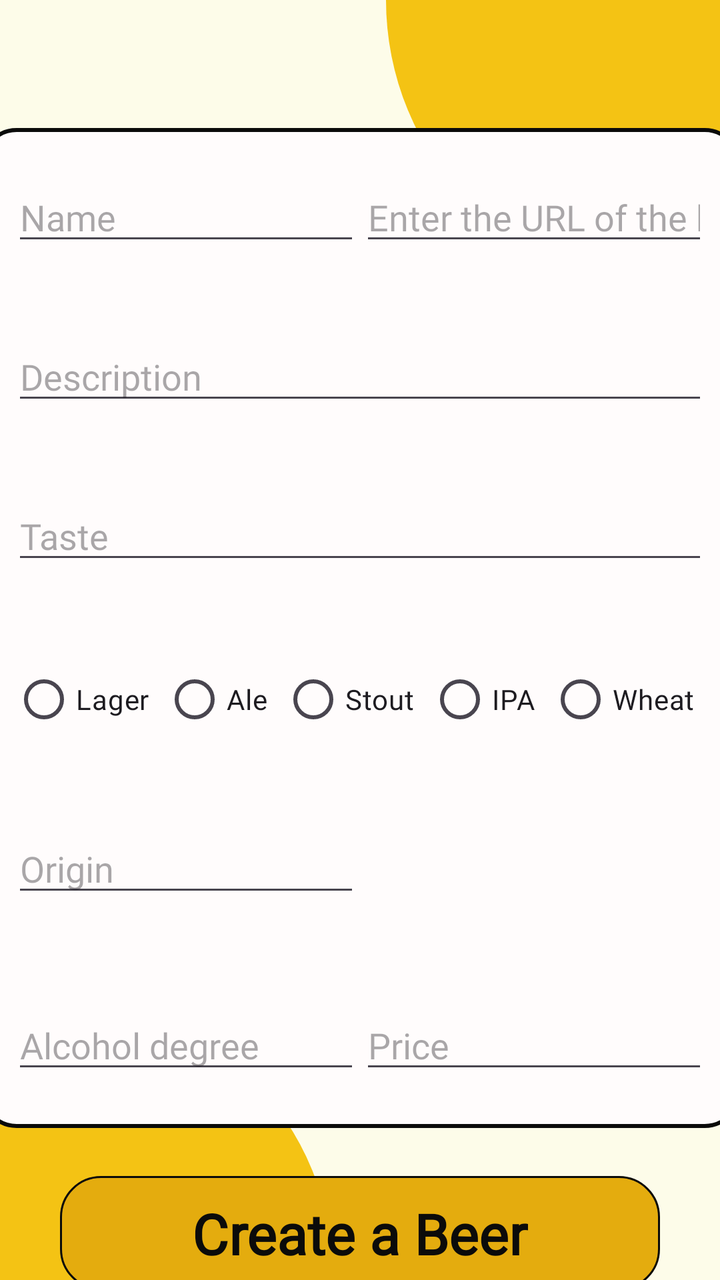
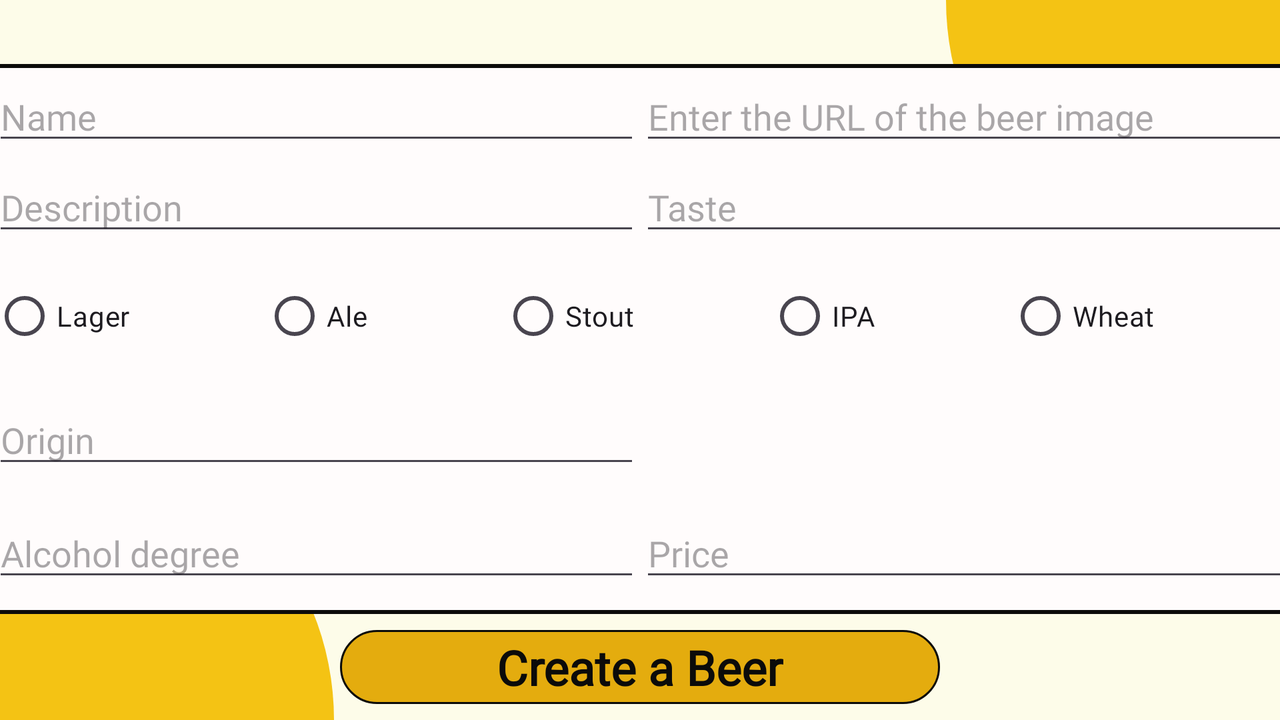

Two renders of one Android screen. The first uses the default layout on a phone; the second uses the alternative layout the repository ships for a different screen configuration, on a matching device. The two XML files are below.
<!-- AndroidManifest.xml: application theme Theme.BeerApp -->
<!-- res/layout/create_beer_item.xml -->
<?xml version="1.0" encoding="utf-8"?>


<androidx.constraintlayout.widget.ConstraintLayout xmlns:android="http://schemas.android.com/apk/res/android"
    xmlns:app="http://schemas.android.com/apk/res-auto"
    android:id="@+id/create_beer_item_layout"
    android:layout_width="match_parent"
    android:layout_height="match_parent"
    android:background="@color/background_layout">

    <ImageView
        android:id="@+id/right_corner"
        android:layout_width="167dp"
        android:layout_height="144dp"
        android:background="@drawable/right_ellipse"
        android:importantForAccessibility="no"
        app:layout_constraintEnd_toEndOf="parent"
        app:layout_constraintTop_toTopOf="parent" />

    <ImageView
        android:id="@+id/left_corner"
        android:layout_width="167dp"
        android:layout_height="144dp"
        android:background="@drawable/left_ellipse"
        android:importantForAccessibility="no"
        app:layout_constraintBottom_toBottomOf="parent"
        app:layout_constraintStart_toStartOf="parent" />

    <ImageView
        android:id="@+id/form_zone"
        android:layout_width="380dp"
        android:layout_height="500dp"
        android:layout_marginTop="64dp"
        android:background="@drawable/zone_shape"
        android:clickable="false"
        android:importantForAccessibility="no"
        app:layout_constraintEnd_toEndOf="parent"
        app:layout_constraintStart_toStartOf="parent"
        app:layout_constraintTop_toTopOf="parent" />

    <LinearLayout
        android:id="@+id/name_icon_input_zone"
        android:layout_width="0dp"
        android:layout_height="wrap_content"
        android:layout_marginStart="16dp"
        android:layout_marginTop="16dp"
        android:layout_marginEnd="16dp"
        android:layout_marginBottom="16dp"
        android:orientation="horizontal"
        app:layout_constraintBottom_toTopOf="@id/description_input"
        app:layout_constraintEnd_toEndOf="@id/form_zone"
        app:layout_constraintStart_toStartOf="@id/form_zone"
        app:layout_constraintTop_toTopOf="@id/form_zone">

        <EditText
            android:id="@+id/name_input"
            android:layout_width="0dp"
            android:layout_height="wrap_content"
            android:layout_weight="1"
            android:hint="@string/hint_name_beer"
            android:importantForAutofill="no"
            android:inputType="textPersonName" />

        <EditText
            android:id="@+id/editTextImageUrl"
            android:layout_width="0dp"
            android:layout_height="wrap_content"
            android:layout_weight="1"
            android:hint="@string/hint_url_beer"
            android:importantForAutofill="no"
            android:inputType="textUri" />
    </LinearLayout>

    <EditText
        android:id="@+id/description_input"
        android:layout_width="0dp"
        android:layout_height="wrap_content"
        android:layout_marginStart="16dp"
        android:layout_marginTop="16dp"
        android:layout_marginEnd="16dp"
        android:layout_marginBottom="16dp"
        android:hint="@string/hint_description_beer"
        android:importantForAutofill="no"
        android:inputType="textLongMessage"
        app:layout_constraintBottom_toTopOf="@id/taste_input"
        app:layout_constraintEnd_toEndOf="@id/form_zone"
        app:layout_constraintStart_toStartOf="@id/form_zone"
        app:layout_constraintTop_toBottomOf="@id/name_icon_input_zone" />

    <EditText
        android:id="@+id/taste_input"
        android:layout_width="0dp"
        android:layout_height="wrap_content"
        android:layout_marginStart="16dp"
        android:layout_marginTop="16dp"
        android:layout_marginEnd="16dp"
        android:layout_marginBottom="16dp"
        android:hint="@string/hint_taste_beer"
        android:importantForAutofill="no"
        android:inputType="textLongMessage"
        app:layout_constraintBottom_toTopOf="@id/type_input_zone"
        app:layout_constraintEnd_toEndOf="@id/form_zone"
        app:layout_constraintStart_toStartOf="@id/form_zone"
        app:layout_constraintTop_toBottomOf="@id/description_input" />

    <LinearLayout
        android:id="@+id/type_input_zone"
        android:layout_width="0dp"
        android:layout_height="wrap_content"
        android:layout_marginStart="16dp"
        android:layout_marginTop="16dp"
        android:layout_marginEnd="16dp"
        android:layout_marginBottom="16dp"
        app:layout_constraintBottom_toTopOf="@id/origin_input_zone"
        app:layout_constraintEnd_toEndOf="@id/form_zone"
        app:layout_constraintStart_toStartOf="@id/form_zone"
        app:layout_constraintTop_toBottomOf="@id/taste_input">

        <RadioGroup
            android:id="@+id/type_input"
            android:layout_width="0dp"
            android:layout_height="wrap_content"
            android:layout_weight="1"
            android:orientation="horizontal">

            <RadioButton
                android:id="@+id/type_input_lager"
                android:layout_width="wrap_content"
                android:layout_height="wrap_content"
                android:layout_weight="1"
                android:text="@string/lager_type" />

            <RadioButton
                android:id="@+id/type_input_ale"
                android:layout_width="wrap_content"
                android:layout_height="wrap_content"
                android:layout_weight="1"
                android:text="@string/ale_type" />

            <RadioButton
                android:id="@+id/type_input_stout"
                android:layout_width="wrap_content"
                android:layout_height="wrap_content"
                android:layout_weight="1"
                android:text="@string/stout_type" />

            <RadioButton
                android:id="@+id/type_input_ipa"
                android:layout_width="wrap_content"
                android:layout_height="wrap_content"
                android:layout_weight="1"
                android:text="@string/ipa_type" />

            <RadioButton
                android:id="@+id/type_input_wheat"
                android:layout_width="wrap_content"
                android:layout_height="wrap_content"
                android:layout_weight="1"
                android:text="@string/wheat_type" />
        </RadioGroup>
    </LinearLayout>

    <LinearLayout
        android:id="@+id/origin_input_zone"
        android:layout_width="0dp"
        android:layout_height="wrap_content"
        android:layout_marginStart="16dp"
        android:layout_marginTop="16dp"
        android:layout_marginEnd="16dp"
        android:layout_marginBottom="16dp"
        android:orientation="horizontal"
        app:layout_constraintBottom_toTopOf="@id/degree_price_input_zone"
        app:layout_constraintEnd_toEndOf="@id/form_zone"
        app:layout_constraintStart_toStartOf="@id/form_zone"
        app:layout_constraintTop_toBottomOf="@id/type_input_zone">

        <EditText
            android:id="@+id/origin_input"
            android:layout_width="0dp"
            android:layout_height="wrap_content"
            android:layout_weight="1"
            android:hint="@string/hint_origin_beer"
            android:importantForAutofill="no"
            android:inputType="text" />

        <ImageView
            android:id="@+id/origin_flag"
            android:layout_width="0dp"
            android:layout_height="50dp"

            android:layout_weight="1"
            android:contentDescription="@string/country_beer_accessibility" />
    </LinearLayout>

    <LinearLayout
        android:id="@+id/degree_price_input_zone"
        android:layout_width="0dp"
        android:layout_height="wrap_content"
        android:layout_marginStart="16dp"
        android:layout_marginTop="16dp"
        android:layout_marginEnd="16dp"
        android:layout_marginBottom="16dp"
        android:orientation="horizontal"
        app:layout_constraintBottom_toBottomOf="@+id/form_zone"
        app:layout_constraintEnd_toEndOf="@id/form_zone"
        app:layout_constraintStart_toStartOf="@id/form_zone"
        app:layout_constraintTop_toBottomOf="@id/origin_input_zone">

        <EditText
            android:id="@+id/alcohol_degree_input"
            android:layout_width="0dp"
            android:layout_height="wrap_content"
            android:layout_weight="1"
            android:hint="@string/hint_alcohol_degree_beer"
            android:importantForAutofill="no"
            android:inputType="numberDecimal" />

        <EditText
            android:id="@+id/price_input"
            android:layout_width="0dp"
            android:layout_height="wrap_content"
            android:layout_weight="1"
            android:hint="@string/hint_price_beer"
            android:importantForAutofill="no"
            android:inputType="numberDecimal" />
    </LinearLayout>

    <ImageButton
        android:id="@+id/button_create_beer"
        android:layout_width="300dp"
        android:layout_height="57dp"
        android:layout_marginTop="24dp"
        android:background="@drawable/rectangle_shape"
        android:contentDescription="@string/button_create_beer_accessibility"
        app:layout_constraintEnd_toEndOf="parent"
        app:layout_constraintStart_toStartOf="parent"
        app:layout_constraintTop_toBottomOf="@+id/form_zone" />

    <TextView
        android:id="@+id/button_create_beer_text"
        android:layout_width="wrap_content"
        android:layout_height="wrap_content"
        android:clickable="false"
        android:text="@string/button_text_create_beer"
        android:textColor="@color/black"
        android:textSize="28sp"
        android:textStyle="bold"
        app:layout_constraintBottom_toBottomOf="@+id/button_create_beer"
        app:layout_constraintEnd_toEndOf="@+id/button_create_beer"
        app:layout_constraintStart_toStartOf="@+id/button_create_beer"
        app:layout_constraintTop_toTopOf="@+id/button_create_beer" />

</androidx.constraintlayout.widget.ConstraintLayout>
<!-- resources referenced by this layout -->
<resources>
  <color name="background_layout">#FFFDFCE9</color>
  <color name="black">#FF0B0B0A</color>
  <!-- drawable left_ellipse (drawable) -->
  <?xml version="1.0" encoding="utf-8"?>
  
  
  <shape xmlns:android="http://schemas.android.com/apk/res/android" android:shape="rectangle">
      <solid android:color="@color/orange" />
      <corners android:topRightRadius="360dp" />
  </shape>
  <!-- drawable rectangle_shape (drawable) -->
  <?xml version="1.0" encoding="utf-8"?>
  
  
  <shape xmlns:android="http://schemas.android.com/apk/res/android" android:shape="rectangle">
      <solid android:color="@color/orange_dark" />
      <stroke android:width="1dp" android:color="@color/black" />
      <corners android:radius="20dp" />
  </shape>
  <!-- drawable right_ellipse (drawable) -->
  <?xml version="1.0" encoding="utf-8"?>
  
  
  <shape xmlns:android="http://schemas.android.com/apk/res/android" android:shape="rectangle">
      <solid android:color="@color/orange" />
      <corners android:bottomLeftRadius="360dp" />
  </shape>
  <!-- drawable zone_shape (drawable) -->
  <?xml version="1.0" encoding="utf-8"?>
  
  
  <shape xmlns:android="http://schemas.android.com/apk/res/android" android:shape="rectangle">
      <solid android:color="@color/white_transparent" />
      <stroke android:width="2dp" android:color="@color/black" />
      <corners android:radius="17dp" />
  </shape>
  <string name="ale_type">Ale</string>
  <string name="button_create_beer_accessibility">Interactive button saying \'Create Beer\' that create a new beer.</string>
  <string name="button_text_create_beer">Create a Beer</string>
  <string name="country_beer_accessibility">Search and display the country flag from the country name.</string>
  <string name="hint_alcohol_degree_beer">Alcohol degree</string>
  <string name="hint_description_beer">Description</string>
  <string name="hint_name_beer">Name</string>
  <string name="hint_origin_beer">Origin</string>
  <string name="hint_price_beer">Price</string>
  <string name="hint_taste_beer">Taste</string>
  <string name="hint_url_beer">Enter the URL of the beer image</string>
  <string name="ipa_type">IPA</string>
  <string name="lager_type">Lager</string>
  <string name="stout_type">Stout</string>
  <string name="wheat_type">Wheat</string>
  <style name="Theme.BeerApp" parent="Base.Theme.BeerApp" />
  <color name="orange">#FFF4C314</color>
  <color name="orange_dark">#FFE4AC0E</color>
  <color name="white_transparent">#FFFFFCFC</color>
  <style name="Base.Theme.BeerApp" parent="Theme.Material3.DayNight.NoActionBar">
          
          
          <item name="android:fontFamily">@font/quicksand_regular</item>
      </style>
</resources>
<!-- res/layout-land/create_beer_item.xml (the repository's variant of the layout above) -->
<!-- drawn on the phone turned sideways -->
<?xml version="1.0" encoding="utf-8"?>
<androidx.constraintlayout.widget.ConstraintLayout xmlns:android="http://schemas.android.com/apk/res/android"
    xmlns:app="http://schemas.android.com/apk/res-auto"
    android:id="@+id/create_beer_item_layout"
    android:layout_width="match_parent"
    android:layout_height="match_parent"
    android:background="@color/background_layout">

    <ImageView
        android:id="@+id/right_corner"
        android:layout_width="167dp"
        android:layout_height="144dp"
        android:background="@drawable/right_ellipse"
        android:importantForAccessibility="no"
        app:layout_constraintEnd_toEndOf="parent"
        app:layout_constraintTop_toTopOf="parent" />

    <ImageView
        android:id="@+id/left_corner"
        android:layout_width="167dp"
        android:layout_height="144dp"
        android:background="@drawable/left_ellipse"
        android:importantForAccessibility="no"
        app:layout_constraintBottom_toBottomOf="parent"
        app:layout_constraintStart_toStartOf="parent" />

    <ImageView
        android:id="@+id/form_zone"
        android:layout_width="680dp"
        android:layout_height="275dp"
        android:layout_marginTop="32dp"
        android:background="@drawable/zone_shape"
        android:clickable="false"
        android:importantForAccessibility="no"
        app:layout_constraintEnd_toEndOf="parent"
        app:layout_constraintStart_toStartOf="parent"
        app:layout_constraintTop_toTopOf="parent" />

    <LinearLayout
        android:id="@+id/name_icon_input_zone"
        android:layout_width="0dp"
        android:layout_height="wrap_content"
        android:layout_marginStart="16dp"
        android:layout_marginTop="4dp"
        android:layout_marginEnd="16dp"
        android:layout_marginBottom="4dp"
        android:orientation="horizontal"
        app:layout_constraintBottom_toTopOf="@id/desciption_taste_input_zone"
        app:layout_constraintEnd_toEndOf="@id/form_zone"
        app:layout_constraintStart_toStartOf="@id/form_zone"
        app:layout_constraintTop_toTopOf="@id/form_zone">

        <EditText
            android:id="@+id/name_input"
            android:layout_width="0dp"
            android:layout_height="wrap_content"
            android:layout_weight="1"
            android:hint="@string/hint_name_beer"
            android:importantForAutofill="no"
            android:inputType="textPersonName" />

        <EditText
            android:id="@+id/editTextImageUrl"
            android:layout_width="0dp"
            android:layout_height="wrap_content"
            android:layout_weight="1"
            android:hint="@string/hint_url_beer"
            android:importantForAutofill="no"
            android:inputType="textUri" />
    </LinearLayout>

    <LinearLayout
        android:id="@+id/desciption_taste_input_zone"
        android:layout_width="0dp"
        android:layout_height="wrap_content"
        android:layout_marginStart="16dp"
        android:layout_marginTop="4dp"
        android:layout_marginEnd="16dp"
        android:layout_marginBottom="4dp"
        android:orientation="horizontal"
        app:layout_constraintEnd_toEndOf="@id/form_zone"
        app:layout_constraintStart_toStartOf="@id/form_zone"
        app:layout_constraintTop_toBottomOf="@id/name_icon_input_zone">

        <EditText
            android:id="@+id/description_input"
            android:layout_width="0dp"
            android:layout_height="wrap_content"
            android:layout_weight="1"
            android:hint="@string/hint_description_beer"
            android:importantForAutofill="no"
            android:inputType="textLongMessage" />

        <EditText
            android:id="@+id/taste_input"
            android:layout_width="0dp"
            android:layout_height="wrap_content"
            android:layout_weight="1"
            android:hint="@string/hint_taste_beer"
            android:importantForAutofill="no"
            android:inputType="textLongMessage" />
    </LinearLayout>

    <LinearLayout
        android:id="@+id/type_input_zone"
        android:layout_width="0dp"
        android:layout_height="wrap_content"
        android:layout_marginStart="16dp"
        android:layout_marginTop="4dp"
        android:layout_marginEnd="16dp"
        android:layout_marginBottom="4dp"
        app:layout_constraintBottom_toTopOf="@id/origin_input_zone"
        app:layout_constraintEnd_toEndOf="@id/form_zone"
        app:layout_constraintStart_toStartOf="@id/form_zone"
        app:layout_constraintTop_toBottomOf="@id/desciption_taste_input_zone">

        <RadioGroup
            android:id="@+id/type_input"
            android:layout_width="0dp"
            android:layout_height="wrap_content"
            android:layout_weight="1"
            android:orientation="horizontal">

            <RadioButton
                android:id="@+id/type_input_lager"
                android:layout_width="wrap_content"
                android:layout_height="wrap_content"
                android:layout_weight="1"
                android:text="@string/lager_type" />

            <RadioButton
                android:id="@+id/type_input_ale"
                android:layout_width="wrap_content"
                android:layout_height="wrap_content"
                android:layout_weight="1"
                android:text="@string/ale_type" />

            <RadioButton
                android:id="@+id/type_input_stout"
                android:layout_width="wrap_content"
                android:layout_height="wrap_content"
                android:layout_weight="1"
                android:text="@string/stout_type" />

            <RadioButton
                android:id="@+id/type_input_ipa"
                android:layout_width="wrap_content"
                android:layout_height="wrap_content"
                android:layout_weight="1"
                android:text="@string/ipa_type" />

            <RadioButton
                android:id="@+id/type_input_wheat"
                android:layout_width="wrap_content"
                android:layout_height="wrap_content"
                android:layout_weight="1"
                android:text="@string/wheat_type" />
        </RadioGroup>
    </LinearLayout>

    <LinearLayout
        android:id="@+id/origin_input_zone"
        android:layout_width="0dp"
        android:layout_height="wrap_content"
        android:layout_marginStart="16dp"
        android:layout_marginTop="4dp"
        android:layout_marginEnd="16dp"
        android:layout_marginBottom="4dp"
        android:orientation="horizontal"
        app:layout_constraintBottom_toTopOf="@id/degree_price_input_zone"
        app:layout_constraintEnd_toEndOf="@id/form_zone"
        app:layout_constraintStart_toStartOf="@id/form_zone"
        app:layout_constraintTop_toBottomOf="@id/type_input_zone">

        <EditText
            android:id="@+id/origin_input"
            android:layout_width="0dp"
            android:layout_height="wrap_content"
            android:layout_weight="1"
            android:hint="@string/hint_origin_beer"
            android:importantForAutofill="no"
            android:inputType="text" />

        <ImageView
            android:id="@+id/origin_flag"
            android:layout_width="0dp"
            android:layout_height="match_parent"
            android:layout_weight="1"
            android:contentDescription="@string/country_beer_accessibility" />
    </LinearLayout>

    <LinearLayout
        android:id="@+id/degree_price_input_zone"
        android:layout_width="0dp"
        android:layout_height="wrap_content"
        android:layout_marginStart="16dp"
        android:layout_marginTop="4dp"
        android:layout_marginEnd="16dp"
        android:layout_marginBottom="4dp"
        android:orientation="horizontal"
        app:layout_constraintBottom_toBottomOf="@+id/form_zone"
        app:layout_constraintEnd_toEndOf="@id/form_zone"
        app:layout_constraintStart_toStartOf="@id/form_zone"
        app:layout_constraintTop_toBottomOf="@id/origin_input_zone">

        <EditText
            android:id="@+id/alcohol_degree_input"
            android:layout_width="0dp"
            android:layout_height="wrap_content"
            android:layout_weight="1"
            android:hint="@string/hint_alcohol_degree_beer"
            android:importantForAutofill="no"
            android:inputType="numberDecimal" />

        <EditText
            android:id="@+id/price_input"
            android:layout_width="0dp"
            android:layout_height="wrap_content"
            android:layout_weight="1"
            android:hint="@string/hint_price_beer"
            android:importantForAutofill="no"
            android:inputType="numberDecimal" />
    </LinearLayout>

    <ImageButton
        android:id="@+id/button_create_beer"
        android:layout_width="300dp"
        android:layout_height="37dp"
        android:layout_marginTop="24dp"
        android:layout_marginBottom="24dp"
        android:background="@drawable/rectangle_shape"
        android:contentDescription="@string/button_create_beer_accessibility"
        app:layout_constraintBottom_toBottomOf="parent"
        app:layout_constraintEnd_toEndOf="parent"
        app:layout_constraintStart_toStartOf="parent"
        app:layout_constraintTop_toBottomOf="@+id/form_zone" />

    <TextView
        android:id="@+id/button_create_beer_text"
        android:layout_width="wrap_content"
        android:layout_height="wrap_content"
        android:clickable="false"
        android:text="@string/button_text_create_beer"
        android:textColor="@color/black"
        android:textSize="24sp"
        android:textStyle="bold"
        app:layout_constraintBottom_toBottomOf="@+id/button_create_beer"
        app:layout_constraintEnd_toEndOf="@+id/button_create_beer"
        app:layout_constraintStart_toStartOf="@+id/button_create_beer"
        app:layout_constraintTop_toTopOf="@+id/button_create_beer" />

</androidx.constraintlayout.widget.ConstraintLayout>
